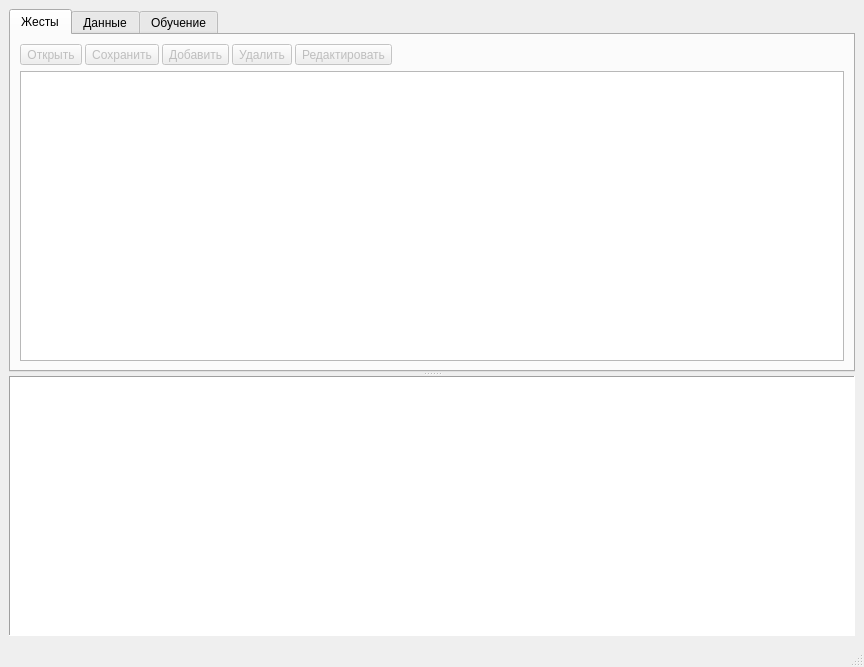
<?xml version="1.0" encoding="UTF-8"?>
<ui version="4.0">
 <class>GesturesWindow</class>
 <widget class="QMainWindow" name="GesturesWindow">
  <property name="geometry">
   <rect>
    <x>0</x>
    <y>0</y>
    <width>864</width>
    <height>667</height>
   </rect>
  </property>
  <property name="windowTitle">
   <string>Робот</string>
  </property>
  <property name="windowIcon">
   <iconset>
    <normaloff>icons/hand.png</normaloff>icons/hand.png</iconset>
  </property>
  <property name="toolButtonStyle">
   <enum>Qt::ToolButtonIconOnly</enum>
  </property>
  <widget class="QWidget" name="centralwidget">
   <layout class="QGridLayout" name="gridLayout_2">
    <item row="0" column="0">
     <widget class="QSplitter" name="splitter">
      <property name="sizePolicy">
       <sizepolicy hsizetype="Preferred" vsizetype="Expanding">
        <horstretch>0</horstretch>
        <verstretch>1</verstretch>
       </sizepolicy>
      </property>
      <property name="minimumSize">
       <size>
        <width>200</width>
        <height>300</height>
       </size>
      </property>
      <property name="baseSize">
       <size>
        <width>1</width>
        <height>1</height>
       </size>
      </property>
      <property name="orientation">
       <enum>Qt::Vertical</enum>
      </property>
      <widget class="QTabWidget" name="tabWidget">
       <property name="minimumSize">
        <size>
         <width>0</width>
         <height>320</height>
        </size>
       </property>
       <property name="currentIndex">
        <number>0</number>
       </property>
       <widget class="QWidget" name="tabGestures">
        <attribute name="icon">
         <iconset>
          <normaloff>../img/hand.png</normaloff>../img/hand.png</iconset>
        </attribute>
        <attribute name="title">
         <string>Жесты</string>
        </attribute>
        <layout class="QGridLayout" name="gridLayout">
         <item row="0" column="0">
          <layout class="QHBoxLayout" name="horizontalLayout_2">
           <property name="spacing">
            <number>3</number>
           </property>
           <item>
            <widget class="QToolButton" name="tb_open">
             <property name="enabled">
              <bool>false</bool>
             </property>
             <property name="text">
              <string>Открыть</string>
             </property>
             <property name="icon">
              <iconset>
               <normaloff>icons/open-file.png</normaloff>icons/open-file.png</iconset>
             </property>
             <property name="toolButtonStyle">
              <enum>Qt::ToolButtonTextBesideIcon</enum>
             </property>
            </widget>
           </item>
           <item>
            <widget class="QToolButton" name="tb_save">
             <property name="enabled">
              <bool>false</bool>
             </property>
             <property name="text">
              <string>Сохранить</string>
             </property>
             <property name="icon">
              <iconset>
               <normaloff>icons/save.png</normaloff>icons/save.png</iconset>
             </property>
             <property name="toolButtonStyle">
              <enum>Qt::ToolButtonTextBesideIcon</enum>
             </property>
            </widget>
           </item>
           <item>
            <widget class="QToolButton" name="tb_add">
             <property name="enabled">
              <bool>false</bool>
             </property>
             <property name="text">
              <string>Добавить</string>
             </property>
             <property name="icon">
              <iconset>
               <normaloff>../img/plus.png</normaloff>../img/plus.png</iconset>
             </property>
             <property name="toolButtonStyle">
              <enum>Qt::ToolButtonTextBesideIcon</enum>
             </property>
            </widget>
           </item>
           <item>
            <widget class="QToolButton" name="toolButton">
             <property name="enabled">
              <bool>false</bool>
             </property>
             <property name="text">
              <string>Удалить</string>
             </property>
             <property name="icon">
              <iconset>
               <normaloff>../img/minus.png</normaloff>../img/minus.png</iconset>
             </property>
             <property name="toolButtonStyle">
              <enum>Qt::ToolButtonTextBesideIcon</enum>
             </property>
            </widget>
           </item>
           <item>
            <widget class="QToolButton" name="tb_edit">
             <property name="enabled">
              <bool>false</bool>
             </property>
             <property name="text">
              <string>Редактировать</string>
             </property>
             <property name="icon">
              <iconset>
               <normaloff>../img/edit.png</normaloff>../img/edit.png</iconset>
             </property>
             <property name="toolButtonStyle">
              <enum>Qt::ToolButtonTextBesideIcon</enum>
             </property>
            </widget>
           </item>
           <item>
            <spacer name="horizontalSpacer">
             <property name="orientation">
              <enum>Qt::Horizontal</enum>
             </property>
             <property name="sizeHint" stdset="0">
              <size>
               <width>40</width>
               <height>20</height>
              </size>
             </property>
            </spacer>
           </item>
          </layout>
         </item>
         <item row="1" column="0">
          <widget class="QTableView" name="tv_gestures">
           <property name="styleSheet">
            <string notr="true"/>
           </property>
          </widget>
         </item>
        </layout>
       </widget>
       <widget class="QWidget" name="tabData">
        <attribute name="icon">
         <iconset>
          <normaloff>icons/pie-chart.png</normaloff>icons/pie-chart.png</iconset>
        </attribute>
        <attribute name="title">
         <string>Данные</string>
        </attribute>
        <layout class="QGridLayout" name="gridLayout_4">
         <item row="2" column="1">
          <widget class="QTableView" name="tv_data">
           <attribute name="horizontalHeaderCascadingSectionResizes">
            <bool>true</bool>
           </attribute>
           <attribute name="horizontalHeaderDefaultSectionSize">
            <number>150</number>
           </attribute>
           <attribute name="horizontalHeaderStretchLastSection">
            <bool>false</bool>
           </attribute>
          </widget>
         </item>
         <item row="2" column="0">
          <widget class="QGraphicsView" name="gv_palm"/>
         </item>
         <item row="0" column="0" colspan="3">
          <layout class="QHBoxLayout" name="horizontalLayout_4">
           <item>
            <widget class="QToolButton" name="tb_new_data">
             <property name="text">
              <string>Создать</string>
             </property>
             <property name="icon">
              <iconset>
               <normaloff>icons/star.png</normaloff>icons/star.png</iconset>
             </property>
             <property name="toolButtonStyle">
              <enum>Qt::ToolButtonTextBesideIcon</enum>
             </property>
            </widget>
           </item>
           <item>
            <widget class="QToolButton" name="tb_open_data">
             <property name="text">
              <string>Открыть</string>
             </property>
             <property name="icon">
              <iconset>
               <normaloff>icons/open-file.png</normaloff>icons/open-file.png</iconset>
             </property>
             <property name="toolButtonStyle">
              <enum>Qt::ToolButtonTextBesideIcon</enum>
             </property>
            </widget>
           </item>
           <item>
            <widget class="QToolButton" name="tb_save_data">
             <property name="enabled">
              <bool>false</bool>
             </property>
             <property name="text">
              <string>Сохранить</string>
             </property>
             <property name="icon">
              <iconset>
               <normaloff>icons/save.png</normaloff>icons/save.png</iconset>
             </property>
             <property name="toolButtonStyle">
              <enum>Qt::ToolButtonTextBesideIcon</enum>
             </property>
            </widget>
           </item>
           <item>
            <widget class="QToolButton" name="tb_save_data_as">
             <property name="enabled">
              <bool>false</bool>
             </property>
             <property name="text">
              <string>Сохранить как ...</string>
             </property>
             <property name="icon">
              <iconset>
               <normaloff>icons/save-as.png</normaloff>icons/save-as.png</iconset>
             </property>
             <property name="toolButtonStyle">
              <enum>Qt::ToolButtonTextBesideIcon</enum>
             </property>
            </widget>
           </item>
           <item>
            <widget class="QToolButton" name="tb_add_sample">
             <property name="text">
              <string>Добавить</string>
             </property>
             <property name="icon">
              <iconset>
               <normaloff>icons/download.png</normaloff>icons/download.png</iconset>
             </property>
             <property name="toolButtonStyle">
              <enum>Qt::ToolButtonTextBesideIcon</enum>
             </property>
            </widget>
           </item>
           <item>
            <widget class="QComboBox" name="cb_gestures">
             <property name="sizePolicy">
              <sizepolicy hsizetype="Fixed" vsizetype="Fixed">
               <horstretch>0</horstretch>
               <verstretch>0</verstretch>
              </sizepolicy>
             </property>
             <property name="styleSheet">
              <string notr="true">font: 18pt &quot;Noto Color Emoji&quot;;</string>
             </property>
             <property name="currentIndex">
              <number>-1</number>
             </property>
             <property name="iconSize">
              <size>
               <width>24</width>
               <height>24</height>
              </size>
             </property>
            </widget>
           </item>
           <item>
            <spacer name="horizontalSpacer_2">
             <property name="orientation">
              <enum>Qt::Horizontal</enum>
             </property>
             <property name="sizeHint" stdset="0">
              <size>
               <width>40</width>
               <height>20</height>
              </size>
             </property>
            </spacer>
           </item>
          </layout>
         </item>
        </layout>
       </widget>
       <widget class="QWidget" name="tabLearning">
        <attribute name="icon">
         <iconset>
          <normaloff>icons/learning.png</normaloff>icons/learning.png</iconset>
        </attribute>
        <attribute name="title">
         <string>Обучение</string>
        </attribute>
        <layout class="QGridLayout" name="gridLayout_5">
         <item row="0" column="0">
          <widget class="QGraphicsView" name="gv_face"/>
         </item>
        </layout>
       </widget>
      </widget>
      <widget class="QTextEdit" name="teLog">
       <property name="frameShape">
        <enum>QFrame::Panel</enum>
       </property>
       <property name="readOnly">
        <bool>true</bool>
       </property>
      </widget>
     </widget>
    </item>
   </layout>
  </widget>
  <widget class="QStatusBar" name="statusbar"/>
  <action name="actionActivateRobot">
   <property name="checkable">
    <bool>true</bool>
   </property>
   <property name="icon">
    <iconset>
     <normaloff>../qrobot/icons/robot_green.png</normaloff>
     <normalon>../qrobot/icons/robot_red.png</normalon>../qrobot/icons/robot_green.png</iconset>
   </property>
   <property name="text">
    <string>Активировать робота</string>
   </property>
   <property name="iconText">
    <string>Активация</string>
   </property>
   <property name="statusTip">
    <string>Активировать робота</string>
   </property>
  </action>
  <action name="actionConfig">
   <property name="icon">
    <iconset>
     <normaloff>../qrobot/icons/gear.png</normaloff>../qrobot/icons/gear.png</iconset>
   </property>
   <property name="text">
    <string>Настройки</string>
   </property>
   <property name="statusTip">
    <string>Открыть окно настроек робота</string>
   </property>
  </action>
  <action name="actionExit">
   <property name="icon">
    <iconset>
     <normaloff>../qrobot/icons/quit.png</normaloff>../qrobot/icons/quit.png</iconset>
   </property>
   <property name="text">
    <string>Выход</string>
   </property>
   <property name="statusTip">
    <string>Завершить работу</string>
   </property>
   <property name="shortcut">
    <string>Ctrl+X</string>
   </property>
  </action>
  <action name="actionActivateComputer">
   <property name="checkable">
    <bool>true</bool>
   </property>
   <property name="icon">
    <iconset>
     <normaloff>../qrobot/icons/chip-green.png</normaloff>
     <normalon>../qrobot/icons/chip-red.png</normalon>../qrobot/icons/chip-green.png</iconset>
   </property>
   <property name="text">
    <string>Активировать компьютер</string>
   </property>
  </action>
 </widget>
 <resources/>
 <connections>
  <connection>
   <sender>actionExit</sender>
   <signal>triggered()</signal>
   <receiver>GesturesWindow</receiver>
   <slot>close()</slot>
   <hints>
    <hint type="sourcelabel">
     <x>-1</x>
     <y>-1</y>
    </hint>
    <hint type="destinationlabel">
     <x>381</x>
     <y>248</y>
    </hint>
   </hints>
  </connection>
  <connection>
   <sender>tb_add_sample</sender>
   <signal>clicked()</signal>
   <receiver>GesturesWindow</receiver>
   <slot>on_add_sample()</slot>
   <hints>
    <hint type="sourcelabel">
     <x>201</x>
     <y>62</y>
    </hint>
    <hint type="destinationlabel">
     <x>431</x>
     <y>333</y>
    </hint>
   </hints>
  </connection>
  <connection>
   <sender>tb_new_data</sender>
   <signal>clicked()</signal>
   <receiver>GesturesWindow</receiver>
   <slot>on_new_data()</slot>
   <hints>
    <hint type="sourcelabel">
     <x>62</x>
     <y>62</y>
    </hint>
    <hint type="destinationlabel">
     <x>431</x>
     <y>333</y>
    </hint>
   </hints>
  </connection>
  <connection>
   <sender>tb_open_data</sender>
   <signal>clicked()</signal>
   <receiver>GesturesWindow</receiver>
   <slot>on_open_data()</slot>
   <hints>
    <hint type="sourcelabel">
     <x>154</x>
     <y>62</y>
    </hint>
    <hint type="destinationlabel">
     <x>431</x>
     <y>333</y>
    </hint>
   </hints>
  </connection>
  <connection>
   <sender>tb_save_data</sender>
   <signal>clicked()</signal>
   <receiver>GesturesWindow</receiver>
   <slot>on_save_data()</slot>
   <hints>
    <hint type="sourcelabel">
     <x>254</x>
     <y>62</y>
    </hint>
    <hint type="destinationlabel">
     <x>431</x>
     <y>333</y>
    </hint>
   </hints>
  </connection>
  <connection>
   <sender>tb_save_data_as</sender>
   <signal>clicked()</signal>
   <receiver>GesturesWindow</receiver>
   <slot>on_save_data_as()</slot>
   <hints>
    <hint type="sourcelabel">
     <x>377</x>
     <y>62</y>
    </hint>
    <hint type="destinationlabel">
     <x>431</x>
     <y>333</y>
    </hint>
   </hints>
  </connection>
 </connections>
 <slots>
  <slot>on_add_sample()</slot>
  <slot>on_new_data()</slot>
  <slot>on_open_data()</slot>
  <slot>on_save_data()</slot>
  <slot>on_save_data_as()</slot>
 </slots>
</ui>
